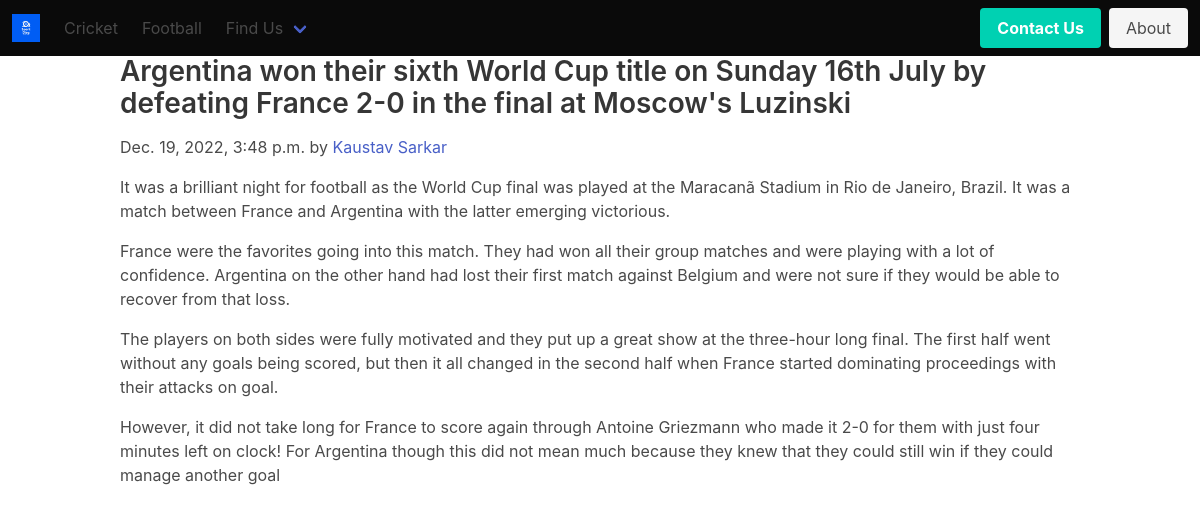
Screenshot of /football/ArgentinawontheirsixthWorldCuptitleonSunda with the database file from the repository.
### football/models.py (models this page shows, shortened)
class FootPost(models.Model):
    slug = models.CharField(max_length=50)
    sno = models.AutoField(primary_key=True)
    title = models.TextField(max_length=120)
    author = models.CharField(max_length=50)
    content = HTMLField()
    timestamp = models.DateTimeField(blank=True)

### football/views.py (the view)
# urls.py: path('<str:slug>', views.footPost, name="footpost"),
def footPost(request,slug):
    foot = FootPost.objects.filter(slug = slug).first()
    params = {'foot':foot}
    return render(request, 'football/footpost.html',params)

### templates/football/footpost.html (shortened to what this page needs)
{% extends 'home/index.html' %}
{% block body %}
<div class="container is-max-desktop">
  <div class="content is-normal">
    <h2 class="blog-post-title">{{foot.title}}</h2>
    <p class="blog-post-meta">{{foot.timestamp}} by <a href="/about">{{foot.author}}</a></p>
    <p>{{foot.content|safe}}</p>
  </div>
</div>
{% endblock %}

### rows the page displays
FootPost: title "Argentina won their sixth World Cup title on Sunday 16th July by defeating France 2-0 in the final at Moscow's Luzinski", timestamp "Dec. 19, 2022, 3:48 p.m.", author "Kaustav Sarkar", content "It was a brilliant night for football as the World Cup final was played at the Maracanã Stadium in Rio de Janeiro, Brazil. It was a match between France and Argentina with the latter emerging victorious. France were the favorites going into this match. They had won all their group matches and were playing with a lot of confidence. Argentina on the other hand had lost their first match against Belgium and were not sure if they would be able to recover from that loss. The players on both sides were fully motivated and they put up a great show at the three-hour long final. The first half went without any goals being scored, but then it all changed in the second half when France started…"
